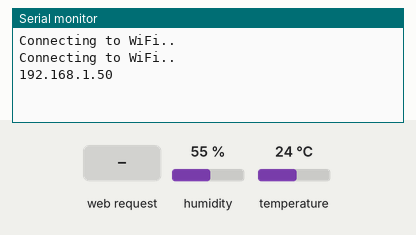
This sketch was run on a simulated ESP32. Parts: the last lines printed to the serial monitor. The test bench sets the inputs (shaded band); at power-on: humidity 55 %, temperature 24 °C. WiFi joins after 1.5 s; servers stay silent unless stated.

Above: at 3.2 s.
3.3 s: HTTP request GET /temperature received
At 4.5 s:
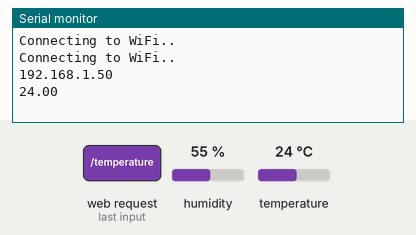
4.8 s: HTTP request GET /humidity received
At 5.6 s:
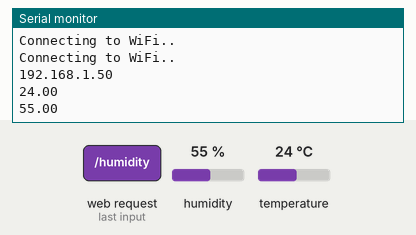

Measured:
- after the input at 3.3 s, the serial monitor: prints a new line at once (image 1)
- after the input at 4.8 s, the serial monitor: prints a new line at once (image 2)

The sketch:

DHT_Webserver_sketch.ino
```cpp
#include "WiFi.h"
#include "ESPAsyncWebServer.h"
#include <Adafruit_Sensor.h>
#include <DHT.h>

const char* ssid = "ECB_TEQIP";
const char* password = "";

#define DHTPIN 27

#define DHTTYPE    DHT22
DHT dht(DHTPIN, DHTTYPE);

// Create AsyncWebServer object on port 80
AsyncWebServer server(80);

String readDHTTemperature() {
  float t = dht.readTemperature();
    if (isnan(t)) {
    Serial.println("Failed to read from DHT sensor!");
    return "--";
  }
  else {
    Serial.println(t);
    return String(t);
  }
}
String readDHTHumidity() {
  float h = dht.readHumidity();
  if (isnan(h)) {
    Serial.println("Failed to read from DHT sensor!");
    return "--";
  }
  else {
    Serial.println(h);
    return String(h);
  }
}

const char index_html[] PROGMEM = R"rawliteral(
<!DOCTYPE html>
<html lang="en">
<head>
    <meta charset="UTF-8">
    <meta name="viewport" content="width=device-width, initial-scale=1.0">
    <title>Date Object in Js </title>
    <style>
        .container{
            font-size: 23px;
            background-color: blanchedalmond;
            border: 2px solid gray;
            padding: 34px;
            margin: 4px;
            text-align: center;
        }
    </style>
</head>
<body>
    <div class="container">
           current time is : <span id="time"></span>
    </div>
    <script>
        console.log("This is date and time tutorial");
        let now = new Date();
        console.log(now);

        let dt = new Date(10000); // in mili sec
        console.log(dt);

        // let newDate = new Date("2029-09-30");
        // console.log(newDate);

        // let newDate = new Date(year, month, date, hours, minutes, seconds, miliseconds);
        let newDate = new Date(2005, 5, 18, 6, 15, 15, 15);
        // constructer that relate values of objects
        console.log(newDate);

        let yr = newDate.getFullYear();
        console.log("The year is ", yr);

        let dat = newDate.getDate();
        console.log("The date is ", dat);

        let month = newDate.getMonth();
        console.log("The month is ", month);

        newDate.setDate(59);
        newDate.setMinutes(235);
        console.log(newDate);
        setInterval(upadateTime,1000);

        function upadateTime(){
            time.innerHTML = new Date();
        }


    </script>
</body>
</html>


)rawliteral";

// Replaces placeholder with DHT values
String processor(const String& var){
  //Serial.println(var);
  if(var == "TEMPERATURE"){
    return readDHTTemperature();
  }
  else if(var == "HUMIDITY"){
    return readDHTHumidity();
  }
  return String();
}

void setup(){
  Serial.begin(9600);
  dht.begin();

  WiFi.begin(ssid, password);
  while (WiFi.status() != WL_CONNECTED) {
    delay(1000);
    Serial.println("Connecting to WiFi..");
  }

  Serial.println(WiFi.localIP());

  server.on("/", HTTP_GET, [](AsyncWebServerRequest *request){
    request->send_P(200, "text/html", index_html, processor);
  });
  server.on("/temperature", HTTP_GET, [](AsyncWebServerRequest *request){
    request->send_P(200, "text/plain", readDHTTemperature().c_str());
  });
  server.on("/humidity", HTTP_GET, [](AsyncWebServerRequest *request){
    request->send_P(200, "text/plain", readDHTHumidity().c_str());
  });

  // Start server
  server.begin();
}
void loop(){
}
```
